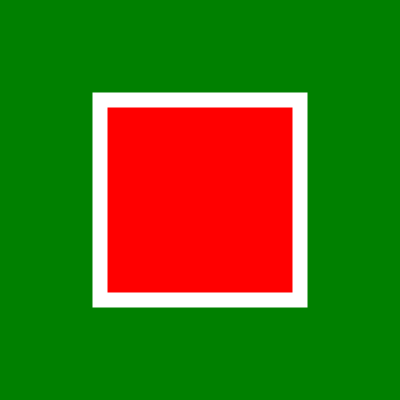
Frame 1 (no input)
Frame 60 (no input): identical to frame 1, image omitted
Frame 120 (the mouse pressed at the canvas centre since frame 60): identical to frame 1, image omitted

The p5.js sketch that drew this single still picture (run headless with seeded random() and noise() and a simulated clock; from frame 60 on, the mouse is pressed at the canvas centre):

// p5.js sketch
// ── sketch.js
function setup() {
  createCanvas(400, 400);
}

function draw() {
  background("green");
  fill("red");
  stroke("white");
  strokeWeight(15);
  rect(100,100,200,200) //Denne rektangel burde være midt på skærmen :)
}
